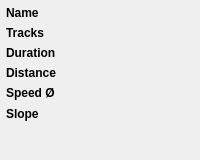
  <widget class="QDockWidget" name="dockWidgetFile">
   <property name="minimumSize">
    <size>
     <width>200</width>
     <height>160</height>
    </size>
   </property>
   <property name="maximumSize">
    <size>
     <width>524287</width>
     <height>160</height>
    </size>
   </property>
   <property name="contextMenuPolicy">
    <enum>Qt::ActionsContextMenu</enum>
   </property>
   <property name="features">
    <set>QDockWidget::AllDockWidgetFeatures</set>
   </property>
   <property name="allowedAreas">
    <set>Qt::LeftDockWidgetArea</set>
   </property>
   <property name="windowTitle">
    <string>File</string>
   </property>
   <attribute name="dockWidgetArea">
    <number>1</number>
   </attribute>
   <widget class="QWidget" name="dockWidgetFileContents">
    <layout class="QFormLayout" name="formLayout_2">
     <property name="leftMargin">
      <number>6</number>
     </property>
     <property name="topMargin">
      <number>6</number>
     </property>
     <property name="rightMargin">
      <number>6</number>
     </property>
     <property name="bottomMargin">
      <number>6</number>
     </property>
     <item row="0" column="0">
      <widget class="QLabel" name="label_9">
       <property name="font">
        <font>
         <weight>75</weight>
         <bold>true</bold>
        </font>
       </property>
       <property name="text">
        <string>Name</string>
       </property>
      </widget>
     </item>
     <item row="0" column="1">
      <layout class="QHBoxLayout" name="horizontalLayout_3">
       <item>
        <widget class="QLabel" name="labelFileName">
         <property name="maximumSize">
          <size>
           <width>16777215</width>
           <height>16</height>
          </size>
         </property>
         <property name="text">
          <string/>
         </property>
        </widget>
       </item>
       <item>
        <widget class="QPushButton" name="pushButtonEditFileProperties">
         <property name="enabled">
          <bool>true</bool>
         </property>
         <property name="minimumSize">
          <size>
           <width>16</width>
           <height>12</height>
          </size>
         </property>
         <property name="maximumSize">
          <size>
           <width>16</width>
           <height>16</height>
          </size>
         </property>
         <property name="styleSheet">
          <string notr="true">border-style: none</string>
         </property>
         <property name="icon">
          <iconset resource="resources.qrc">
           <normaloff>:/images/world_edit.png</normaloff>:/images/world_edit.png</iconset>
         </property>
        </widget>
       </item>
      </layout>
     </item>
     <item row="2" column="0">
      <widget class="QLabel" name="label_18">
       <property name="font">
        <font>
         <weight>75</weight>
         <bold>true</bold>
        </font>
       </property>
       <property name="text">
        <string comment="GEN/PTV">Tracks</string>
       </property>
      </widget>
     </item>
     <item row="2" column="1">
      <widget class="QLabel" name="labelFileTracks">
       <property name="text">
        <string/>
       </property>
      </widget>
     </item>
     <item row="4" column="0">
      <widget class="QLabel" name="label_13">
       <property name="font">
        <font>
         <weight>75</weight>
         <bold>true</bold>
        </font>
       </property>
       <property name="text">
        <string>Duration</string>
       </property>
      </widget>
     </item>
     <item row="4" column="1">
      <widget class="QLabel" name="labelFileDuration">
       <property name="text">
        <string/>
       </property>
      </widget>
     </item>
     <item row="5" column="0">
      <widget class="QLabel" name="label_12">
       <property name="font">
        <font>
         <weight>75</weight>
         <bold>true</bold>
        </font>
       </property>
       <property name="text">
        <string>Distance</string>
       </property>
      </widget>
     </item>
     <item row="5" column="1">
      <widget class="QLabel" name="labelFileDistance">
       <property name="text">
        <string/>
       </property>
      </widget>
     </item>
     <item row="6" column="0">
      <widget class="QLabel" name="label_14">
       <property name="font">
        <font>
         <weight>75</weight>
         <bold>true</bold>
        </font>
       </property>
       <property name="text">
        <string>Speed Ø</string>
       </property>
      </widget>
     </item>
     <item row="6" column="1">
      <layout class="QHBoxLayout" name="horizontalLayout_6">
       <item>
        <widget class="QLabel" name="labelFileSpeed"/>
       </item>
       <item>
        <widget class="QLabel" name="labelFileSpeed2"/>
       </item>
      </layout>
     </item>
     <item row="7" column="0">
      <widget class="QLabel" name="label_15">
       <property name="font">
        <font>
         <weight>75</weight>
         <bold>true</bold>
        </font>
       </property>
       <property name="text">
        <string>Slope</string>
       </property>
      </widget>
     </item>
     <item row="7" column="1">
      <layout class="QHBoxLayout" name="horizontalLayout_5">
       <item>
        <widget class="QLabel" name="label_16">
         <property name="minimumSize">
          <size>
           <width>12</width>
           <height>16</height>
          </size>
         </property>
         <property name="maximumSize">
          <size>
           <width>12</width>
           <height>16</height>
          </size>
         </property>
         <property name="font">
          <font>
           <weight>75</weight>
           <bold>true</bold>
          </font>
         </property>
         <property name="text">
          <string>&lt;html&gt;&lt;head/&gt;&lt;body&gt;&lt;p&gt;&lt;img src=&quot;:/images/arror_up.png&quot;/&gt;&lt;/p&gt;&lt;/body&gt;&lt;/html&gt;</string>
         </property>
        </widget>
       </item>
       <item>
        <widget class="QLabel" name="labelFileHeightIntUp"/>
       </item>
       <item>
        <widget class="QLabel" name="label_19">
         <property name="minimumSize">
          <size>
           <width>12</width>
           <height>16</height>
          </size>
         </property>
         <property name="maximumSize">
          <size>
           <width>12</width>
           <height>16</height>
          </size>
         </property>
         <property name="font">
          <font>
           <weight>75</weight>
           <bold>true</bold>
          </font>
         </property>
         <property name="text">
          <string>&lt;html&gt;&lt;head/&gt;&lt;body&gt;&lt;p&gt;&lt;img src=&quot;:/images/arror_down.png&quot;/&gt;&lt;/p&gt;&lt;/body&gt;&lt;/html&gt;</string>
         </property>
        </widget>
       </item>
       <item>
        <widget class="QLabel" name="labelFileHeightIntDown"/>
       </item>
      </layout>
     </item>
    </layout>
   </widget>
  </widget>
